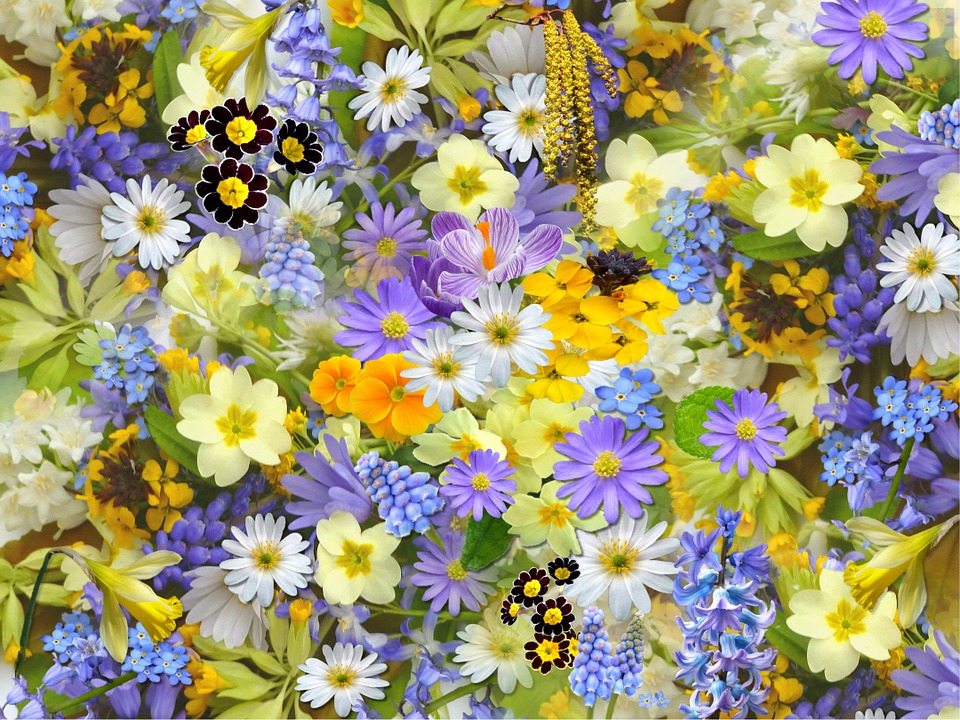
#> input picture Assignment_1/images/flower.jpg, 960 x 720 px; its folder holds 7 pictures in this run
$ python tempCodeRunnerFile.py
#> lines starting #> are read from the running program, lines starting #| are printed output that depends on the picture
import cv2
import matplotlib.pyplot as plt

def enhance_img(image_path):

#> called with image_path = 'flower.jpg'
    image = cv2.imread(f"images/{image_path}")
#> image is the input picture: shape (720, 960, 3); mean B, G, R 118.4, 152.2, 158.1
    grayscale_img = cv2.cvtColor(image, cv2.COLOR_BGR2GRAY)
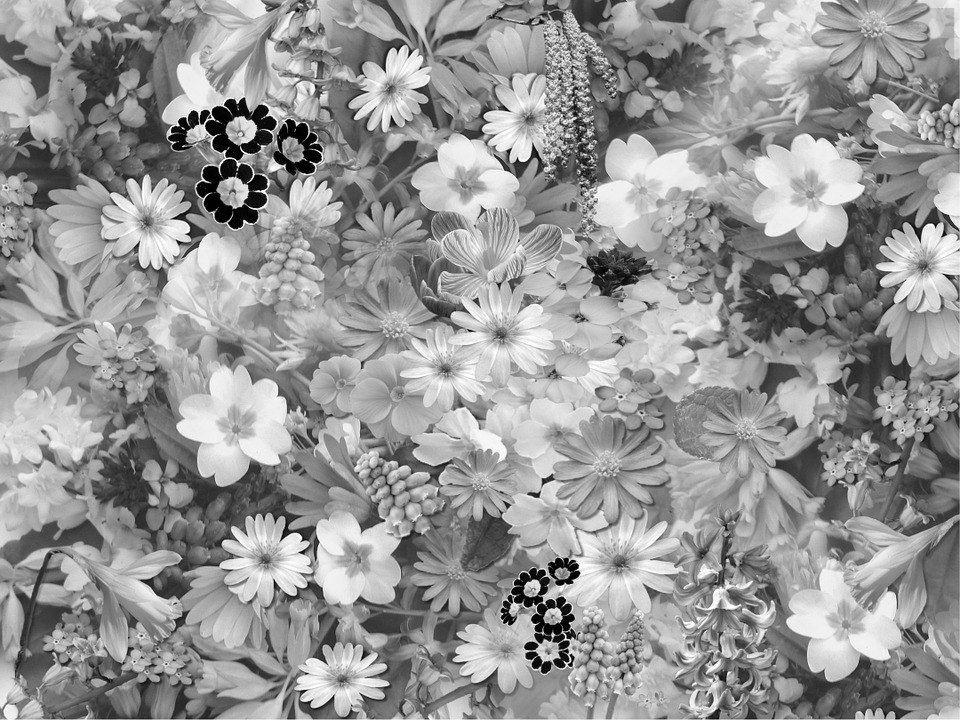
#> grayscale_img: shape (720, 960); min 0, max 255, mean 150.1

    L = 256

    for i in range(len(grayscale_img)):
        for j in range(len(grayscale_img[0])):
            if grayscale_img[i][j] <= L / 3:
                grayscale_img[i][j] = 5 * L / 6
            elif grayscale_img[i][j] <= 2 * L / 3:
                grayscale_img[i][j] = (-2 * grayscale_img[i][j]) + 384
            else:
                grayscale_img[i][j] = L / 6
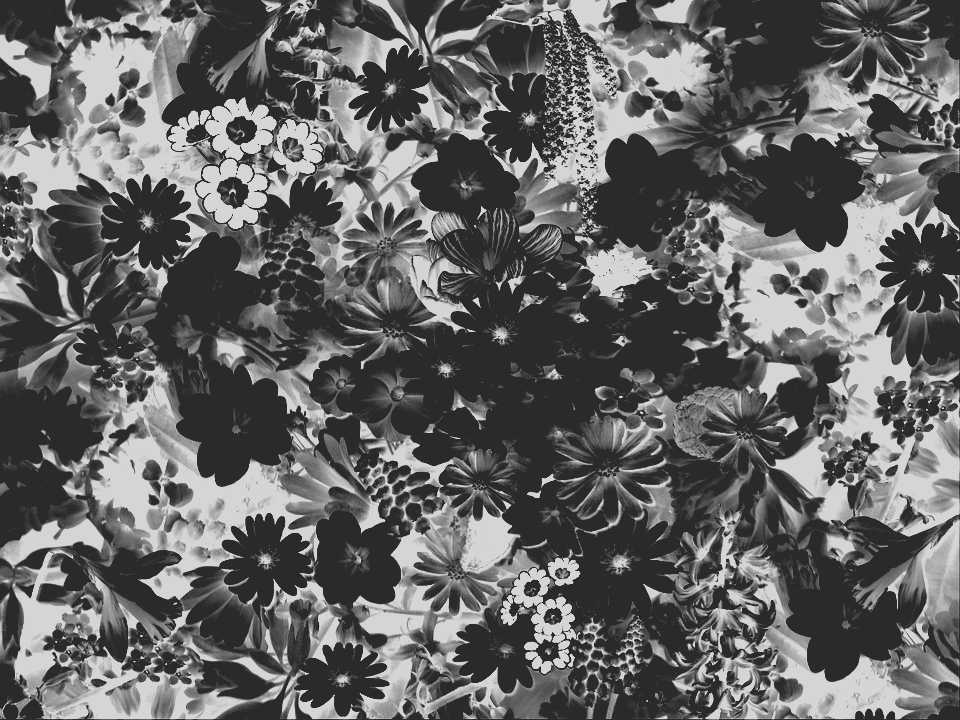
#> grayscale_img: shape (720, 960); min 42, max 213, mean 100.6

    cv2.imwrite(f"./images/enhanced_images/{image_path}", grayscale_img)

    return grayscale_img

rows, columns = 1, 2
images_list = ["flower.jpg", "traffic.jpg", "tram.jpg"]

for image_path in images_list:
    fig = plt.figure(figsize=(30, 3))
    enhance_img(image_path)

    # plot original image
    plt.subplot(rows, columns, 1)

    image = cv2.imread(f"images/{image_path}")
    image = cv2.cvtColor(image, cv2.COLOR_BGR2RGB)  # convert to RGB
    plt.imshow(image)
    plt.axis('off')
    plt.title(f"Original Image")

    # plot enhanced image
    plt.subplot(rows, columns, 2)
    plt.imshow(cv2.imread(f"images/enhanced_images/{image_path}"), cmap='gray')
    plt.axis('off')
    plt.title(f"Enhanced Image")

    plt.show()
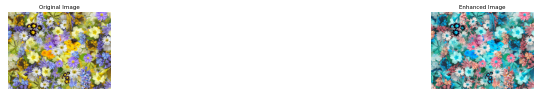
#> figure drawn by matplotlib, 2 panels; B, G, R data is drawn as R, G, B
#> pass 2 of the loop `for image_path in images_list:`:
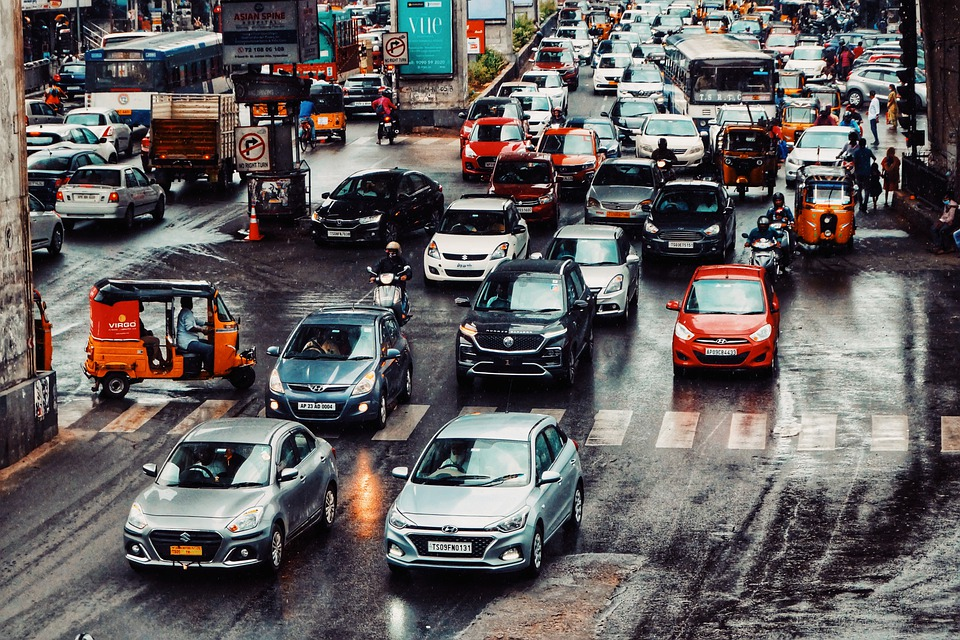
#> input picture Assignment_1/images/traffic.jpg, 960 x 640 px
#> in enhance_img, image is the input picture: shape (640, 960, 3); mean B, G, R 94.5, 94.5, 99.2
#> after the loop in enhance_img (call 2), `for i in range(len(grayscale_img)):`:
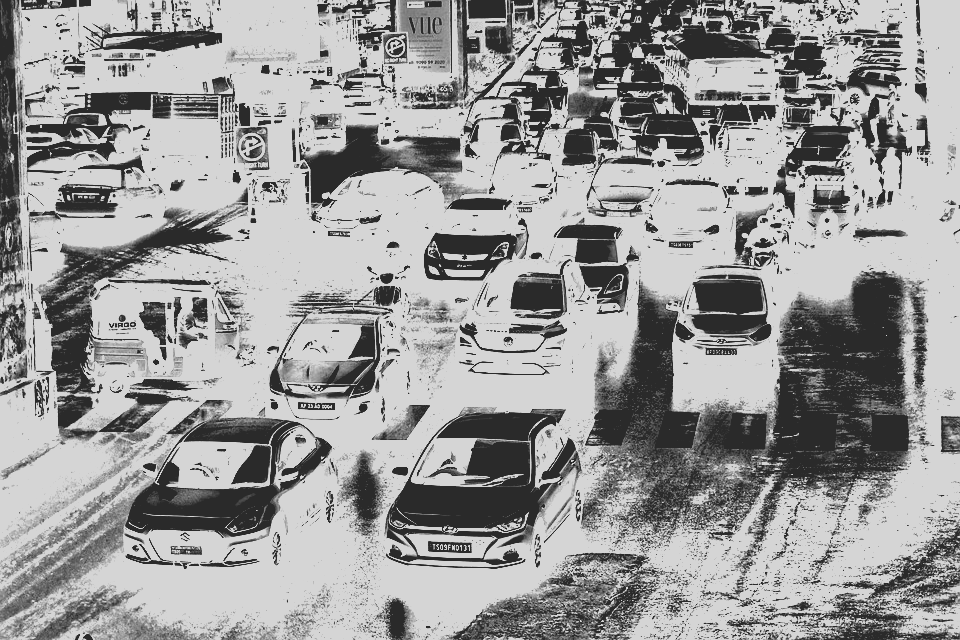
#> grayscale_img: shape (640, 960); min 42, max 213, mean 154
#> `plt.show()`:
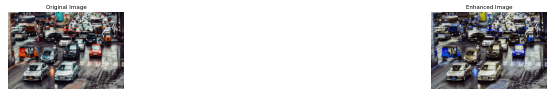
#> figure drawn by matplotlib, 2 panels; B, G, R data is drawn as R, G, B
#> pass 3 of the loop `for image_path in images_list:`:
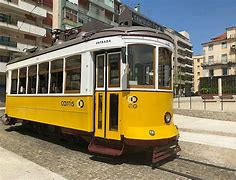
#> input picture Assignment_1/images/tram.jpg, 236 x 180 px
#> in enhance_img, image is the input picture: shape (180, 236, 3); mean B, G, R 97.2, 125.7, 136.7
#> after the loop in enhance_img (call 3), `for i in range(len(grayscale_img)):`:
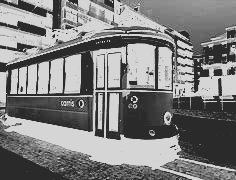
#> grayscale_img: shape (180, 236); min 42, max 213, mean 127.3
#> `plt.show()`:
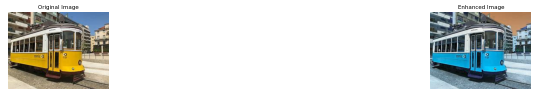
#> figure drawn by matplotlib, 2 panels; B, G, R data is drawn as R, G, B
